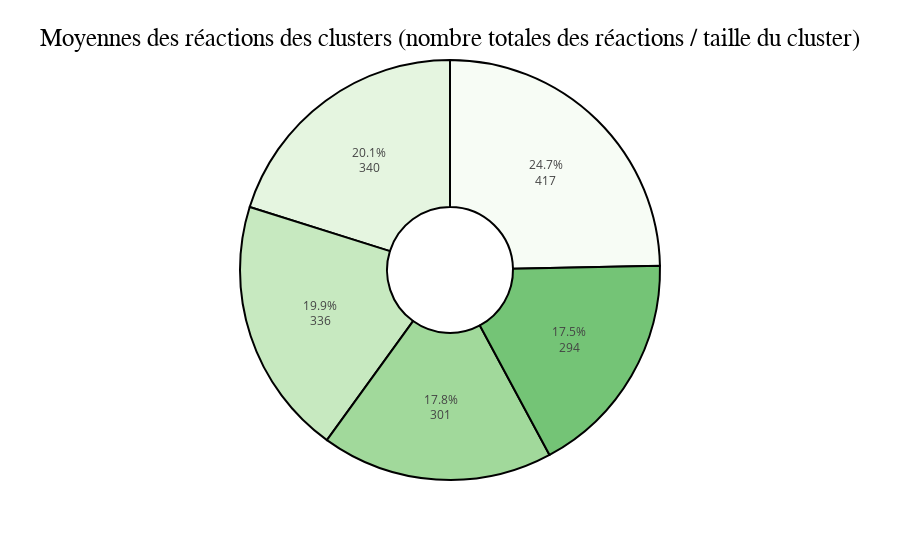

Notebook source saved alongside this figure:
### Code cell
# Créer le graphique en camembert
fig = px.pie(
    cluster_reactions,
    values="Moyenne des réactions",
    names="cluster_label_best",
    color_discrete_sequence=px.colors.sequential.Greens,
    hole=0.3,
)

# Enlever la légende et personnaliser le layout
fig.update_layout(
    title=dict(
        text="Moyennes des réactions des clusters (nombre totales des réactions / taille du cluster)",
        font=dict(size=25, color="black", family="Arial"),
        xanchor="center",
        yanchor="top",
        x=0.5,
        y=0.95,
    ),
    template="simple_white",
    hoverlabel_font_size=16,
    showlegend=False,
)

# Ajouter les labels des clusters sur le camembert
fig.update_traces(
    textposition="inside",
    textinfo="percent+value",
    texttemplate="%{percent:.1%}<br>%{value:.0f}",
    marker_line=dict(color="black", width=2),
    hoverlabel_bgcolor="darkgreen",
    hovertemplate="<b>%{label}</b><br>Nombre de réactions: %{value:.0f}<extra></extra>",  # Formater les valeurs sans virgules
)

fig.show()

### Figure 1 — Plotly figure (JSON) as saved in the notebook; plotly's stock layout.template omitted (floating-point values rounded to 4 significant figures)
{"data": [{"domain": {"x": [0, 1], "y": [0, 1]}, "hole": 0.3, "hoverlabel": {"bgcolor": "darkgreen"}, "hovertemplate": "<b>%{label}</b><br>Nombre de réactions: %{value:.0f}<extra></extra>", "labels": ["donner plus de pouvoir et de route pour les vélos, sécuriser les pistes", "préserver les sites naturels et limiter les accès", "rendre les transports bas carbones plus attractifs et pénaliser les voyages trop émetteur en CO2 (voiture, avion)", "responsabiliser les gens sur les enjeux environnementaux pour agir sur la durabilité", "sensibiliser les territoires pour une meilleure gestion de l'eau et des déchets"], "legendgroup": "", "marker": {"line": {"color": "black", "width": 2}}, "name": "", "showlegend": true, "textinfo": "percent+value", "textposition": "inside", "texttemplate": "%{percent:.1%}<br>%{value:.0f}", "type": "pie", "values": [416.6, 300.8, 335.5, 294.5, 340.0]}], "layout": {"hoverlabel": {"font": {"size": 16}}, "legend": {"tracegroupgap": 0}, "margin": {"t": 60}, "piecolorway": ["rgb(247,252,245)", "rgb(229,245,224)", "rgb(199,233,192)", "rgb(161,217,155)", "rgb(116,196,118)", "rgb(65,171,93)", "rgb(35,139,69)", "rgb(0,109,44)", "rgb(0,68,27)"], "showlegend": false, "title": {"font": {"color": "black", "family": "Arial", "size": 25}, "text": "Moyennes des réactions des clusters (nombre totales des réactions / taille du cluster)", "x": 0.5, "xanchor": "center", "y": 0.95, "yanchor": "top"}}}
